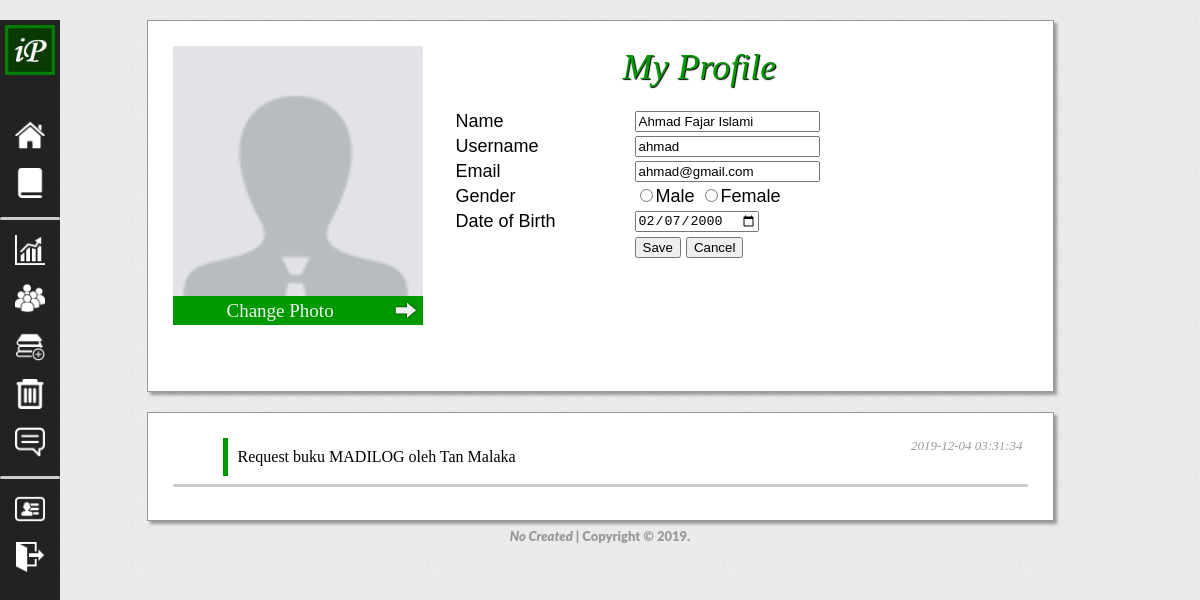
Page /edit-admin.php (signed in) on the committed database.
### tables this page shows
CREATE TABLE `user` (
  `level` int(11) NOT NULL,
  `user` varchar(100) NOT NULL,
  `password` varchar(100) NOT NULL,
  `nama` varchar(100) NOT NULL,
  `tgl_lahir` date NOT NULL,
  `jenis_kelamin` enum('Laki - laki','Perempuan') NOT NULL,
  `email` varchar(100) NOT NULL,
  `no_tlp` varchar(100) NOT NULL,
  `tgl_daftar` varchar(100) NOT NULL,
  `foto` varchar(100) NOT NULL
);

CREATE TABLE `request` (
  `id` int(11) NOT NULL,
  `user` varchar(100) NOT NULL,
  `nama` varchar(100) NOT NULL,
  `email` varchar(90) NOT NULL,
  `pesan` varchar(500) NOT NULL,
  `tanggal` datetime NOT NULL
);

### edit-admin.php (the view, shortened to what this page needs)
<?php session_start();
require('koneksi.php');
if(isset($_SESSION['user'])){
	$query = mysqli_query($koneksi, "SELECT * FROM user WHERE user = '$_SESSION[user]'");
	$row = mysqli_fetch_array($query);
}
?>
<html xmlns="http://www.w3.org/1999/xhtml">
<head>
<link rel="stylesheet" type="text/css" href="css/profile.css" />
<link rel="stylesheet" type="text/css" href="css/navigation.css" />
<link rel="stylesheet" type="text/css" href="css/download.css" />
<link rel="stylesheet" type="text/css" href="css/navigation.css" />
<link rel="stylesheet" type="text/css" href="css/index.css">
</head>
<body>
<div id="bar">
<img id="logo" src="images/favicon.jpg">
    <div id="space"></div>
    <a href="home-admin.php" title="Beranda"><li><img class="menu" src="images/icon/6.png"></li></a>
    <a href="book-admin.php" title="Ebook"><li><img class="menu" src="images/icon/13.png"></li></a>
    <hr>
    <a href="dashboard.php" title="Dashboard"><li><img class="menu" src="images/icon/14.png"></li></a>
    <a href="list-member.php" title="Kelola Data Anggota"><li><img class="menu" src="images/icon/12.png"></li></a>
    <a href="add-book.php" title="Tambah Ebook"><li><img class="menu" src="images/icon/17.png"></li></a>
    <a href="list-delete-book.php" title="Hapus Ebook"><li><img class="menu" src="images/icon/11.png"></li></a>
    <a href="list-request.php" title="Saran, Masukan dan Request"><li><img class="menu" src="images/icon/9.png"></li></a>
    <hr>
    <a href="profile-admin.php" title="Profil"><li><img class="menu" src="images/icon/16.png"></li></a>
    <a href="pro-logout.php" title="Keluar" onClick="return confirm('Are you sure ?');"><li><img class="menu" src="images/icon/1.png"></li></a>
</div>
<div id="profile">
	<div id="photo">
		<img id="dp" src="<?php if(!$row['foto']==""){echo"$row[foto]";}else{echo"photos/01.png";}?>" /><br />
    	<form enctype="multipart/form-data" method="post" action="pro-upload.php" class="foto">
    		<label for="upload" id="upload-btn">Change Photo</label><input type="image" src="images/arrow.png"/>
		</form>
    </div>
    <div id="my-profile">
    	<font id="my-prof-text"><i>My Profile</i></font>
    </div>
    <div id="text">
    <form method="post" action="pro-edit.php">
    <table>
    	<tr>
        	<td width="175px">Name</td>
            <td><input type="text" name="nama" value="<?php echo"$row[nama]";?>" placeholder="Fullname" required="required"/></td>
        </tr>
        <tr>
        	<td>Username</td>
            <td><input type="text" name="user" value="<?php echo"$row[user]";?>" placeholder="Username" required="required"/></td>
        </tr>
        <tr>
        	<td>Email</td>
            <td><input type="text" name="email" value="<?php echo"$row[email]";?>" placeholder="Email" required="required"/></td>
        </tr>
        <tr>
        	<td>Gender</td>
            <td>
            	<input type="radio" name="kel" value="Laki-Laki"/>Male
                <input type="radio" name="kel" value="Perempuan"/>Female
            </td>
        </tr>
        <tr>
        	<td>Date of Birth</td>
            <td><input type="date" name="tgl_lahir" value="<?php echo"$row[tgl_lahir]";?>" placeholder="Date"/></td>
        </tr>
        <tr>
        	<td></td>
            <td><input type="submit" value="Save" /> <a href="profile-admin.php"><input type="button" value="Cancel" /></a></td>
        </tr>
    </table>
    </form>
    </div>
</div>
<?php if(!$_SESSION['level']=="1"){?>
	<div id="my-request">
	<?php
		$request=mysql_query("select*from request where user='$_SESSION[user]'");
		while($list=mysql_fetch_array($request)){?>
		<div id="list-tanggal"><i><?php echo"$list[tanggal]"; ?></i></div>
		<div id="list-pesan"><?php echo"$list[pesan]"; ?></div>
		<hr />
	<?php }?>
	</div>
<?php }?>
<div id="footer">
<i>No Created</i>  |  Copyright © 2019.
</div>
</body>
</html>

### css/profile.css (style rules this page uses)
#profile { background:#fff; border:1px solid #999; box-shadow:3px 3px 3px #999; height:320px; margin:auto; margin-top:20px; padding:25px; width:855px; }
#profile #photo { float:left; }
img#dp { height:250px; width:250px; }
label#upload-btn { background:#090; color:#F0F0F0; cursor:pointer; font-family:"HelveticaTextbook LT Roman"; font-size:19px; font-weight:400; line-height:29px; margin-top:-5px; padding:4px 54px; transition:600ms all ease; }
input[type="image"] { background:#090; margin-top:0px; padding:5px 5px; position:absolute; transition:600ms all ease; }
#my-prof-text { color:#090; font-family:Magneto; font-size:36px; margin-left:200px; text-shadow:1px 1px 1px #000; }
#text table { font-family:"Lucida Sans Unicode", "Lucida Grande", sans-serif; font-size:18px; padding:20px 0px 0px 30px; }
#my-request { background:#fff; border:1px solid #999; box-shadow:3px 3px 3px #999; height:auto; margin:auto; margin-top:20px; padding:25px; width:855px; }
#list-tanggal { color:#999; float:right; font-size:13px; padding-right:5px; }
#list-pesan { border-left:5px solid #090; margin-left:50px; padding:10px; width:auto; }
hr { background:#ccc; border:none; border-radius:100px; height:3px; }
#footer { color:#999; font-family:"Lato Black"; font-size:13px; padding:10px 0px; text-align:center; }

### css/navigation.css (style rules this page uses)
body { background:url(../images/bg.jpg); margin:0px; }
#footer { color:#999; font-family:"Lato Black"; font-size:13px; padding:7px 0px; text-align:center; }

### css/download.css (style rules this page uses)
body { background:url(../images/bg.jpg); margin:0px; }

### css/index.css (style rules this page uses)
body { background:url(../images/bg.jpg); margin:0px; }
#bar { background:#222; height:100%; position:fixed; width:60px; }
img#logo { height:50px; margin:5px; width:50px; }
#space { height:33px; }
#bar li { list-style:none; padding:7px 15px; }
li img.menu { background:#fff; height:30px; transition:500ms all ease; width:30px; }

### rows in the picture
user: nama "Ahmad Fajar Islami", user "ahmad", email "ahmad@gmail.com", tgl_lahir "02/07/2000"
request: tanggal "2019-12-04 03:31:34", pesan "Request buku MADILOG oleh Tan Malaka"
